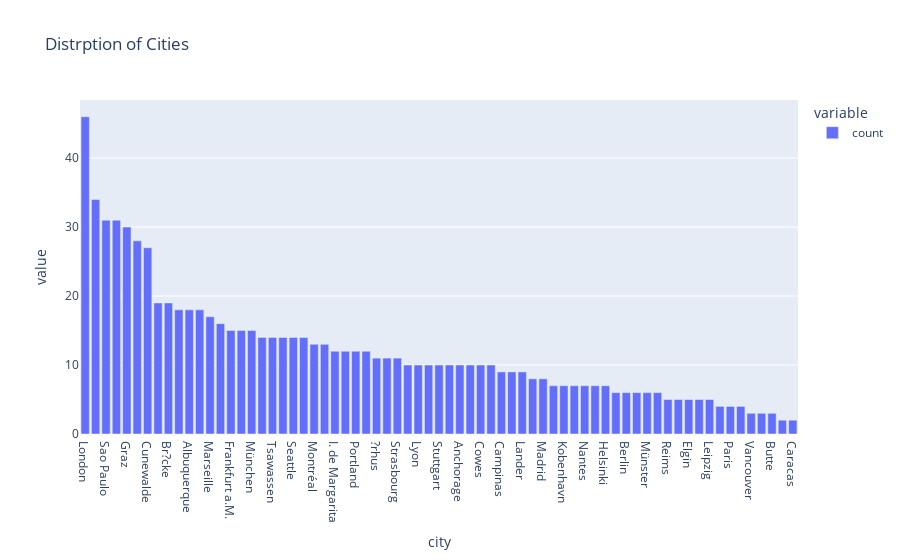

Notebook code for this chart:
### Code cell
px.bar(data_frame=orders.city.value_counts(),title = 'Distrption of Cities')

### Figure 1 — Plotly figure (JSON) as saved in the notebook; plotly's stock layout.template omitted (floating-point values rounded to 4 significant figures)
{"data": [{"alignmentgroup": "True", "hovertemplate": "variable=count<br>city=%{x}<br>value=%{y}<extra></extra>", "legendgroup": "count", "marker": {"color": "#636efa", "pattern": {"shape": ""}}, "name": "count", "offsetgroup": "count", "orientation": "v", "showlegend": true, "textposition": "auto", "type": "bar", "x": ["London", "Rio de Janeiro", "Sao Paulo", "Boise", "Graz", "México D.F.", "Cunewalde", "Cork", "Br?cke", "San Crist?bal", "Albuquerque", "Lule?", "Marseille", "Buenos Aires", "Frankfurt a.M.", "Oulu", "München", "Brandenburg", "Tsawassen", "Toulouse", "Seattle", "Barquisimeto", "Montréal", "Lisboa", "I. de Margarita", "Reggio Emilia", "Portland", "Charleroi", "?rhus", "Eugene", "Strasbourg", "Genève", "Lyon", "Bergamo", "Stuttgart", "Sevilla", "Anchorage", "Salzburg", "Cowes", "K?ln", "Campinas", "Resende", "Lander", "Bern", "Madrid", "Bruxelles", "Kobenhavn", "Warszawa", "Nantes", "Mannheim", "Helsinki", "Aachen", "Berlin", "Stavern", "Münster", "Torino", "Reims", "Lille", "Elgin", "Barcelona", "Leipzig", "San Francisco", "Paris", "Versailles", "Vancouver", "Kirkland", "Butte", "Walla Walla", "Caracas"], "xaxis": "x", "y": [46, 34, 31, 31, 30, 28, 27, 19, 19, 18, 18, 18, 17, 16, 15, 15, 15, 14, 14, 14, 14, 14, 13, 13, 12, 12, 12, 12, 11, 11, 11, 10, 10, 10, 10, 10, 10, 10, 10, 10, 9, 9, 9, 8, 8, 7, 7, 7, 7, 7, 7, 6, 6, 6, 6, 6, 5, 5, 5, 5, 5, 4, 4, 4, 3, 3, 3, 2, 2], "yaxis": "y"}], "layout": {"barmode": "relative", "legend": {"title": {"text": "variable"}, "tracegroupgap": 0}, "title": {"text": "Distrption of Cities"}, "xaxis": {"anchor": "y", "domain": [0, 1], "title": {"text": "city"}}, "yaxis": {"anchor": "x", "domain": [0, 1], "title": {"text": "value"}}}}
